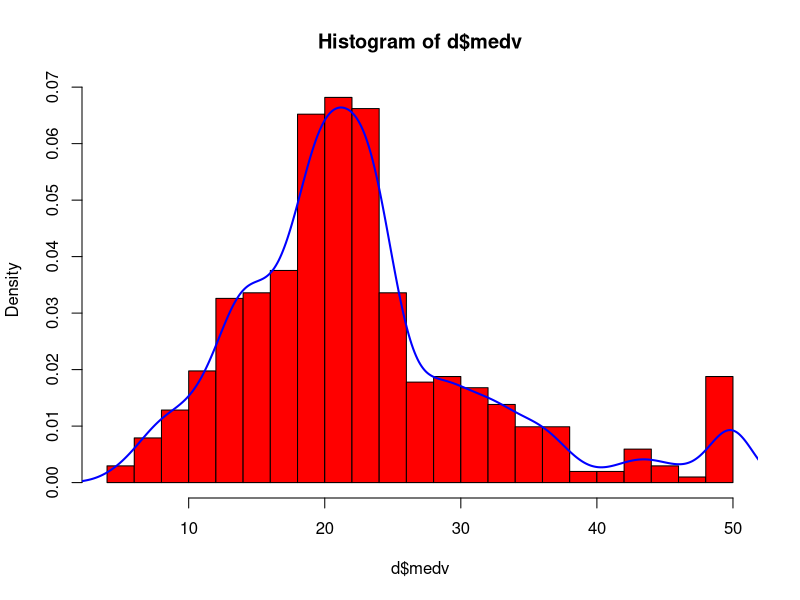
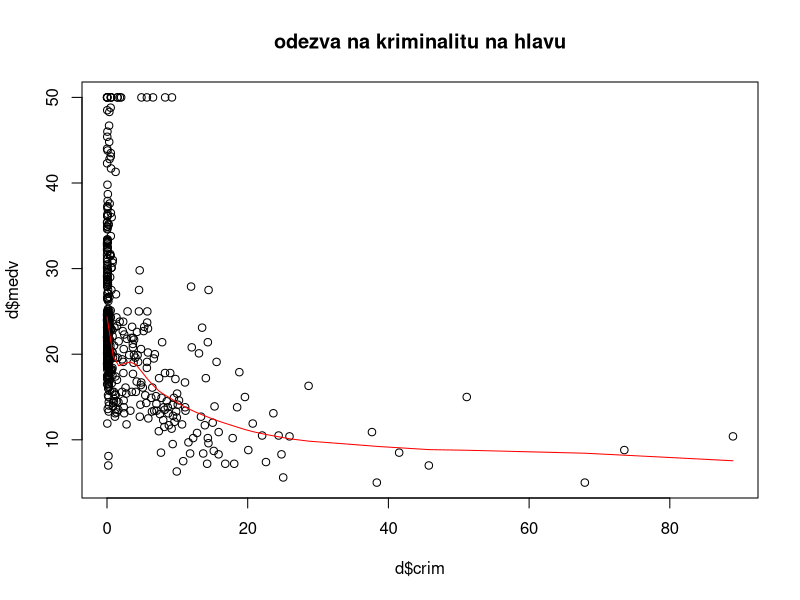
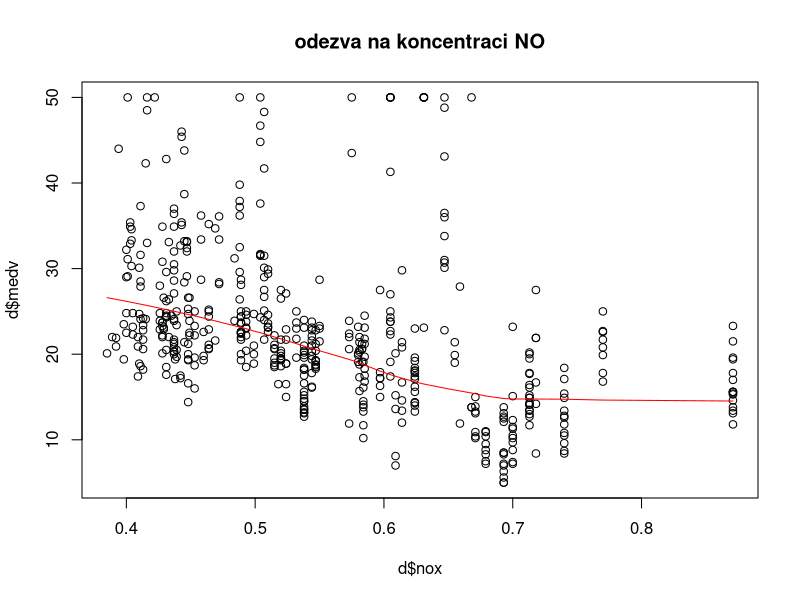
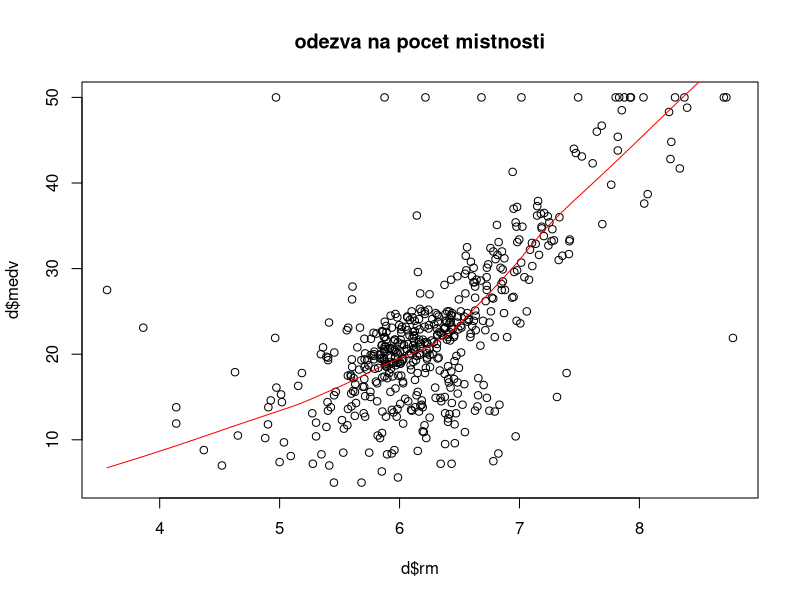
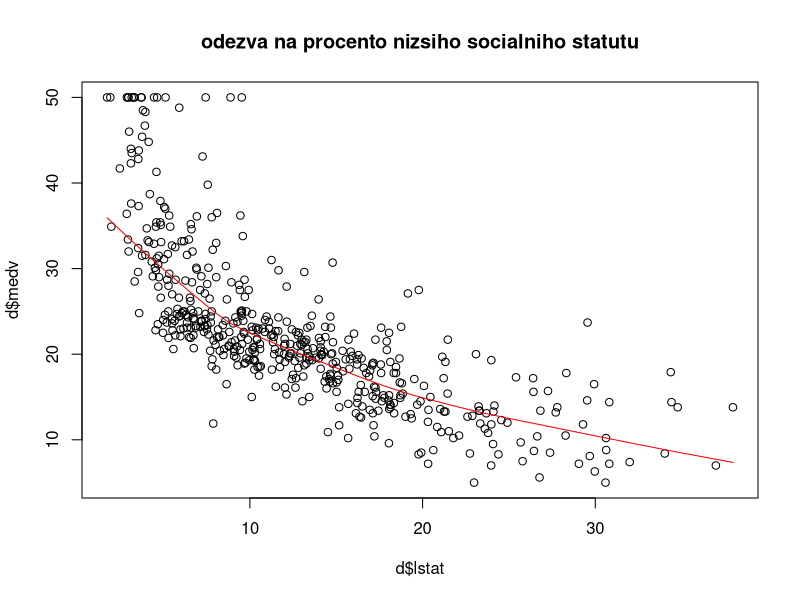
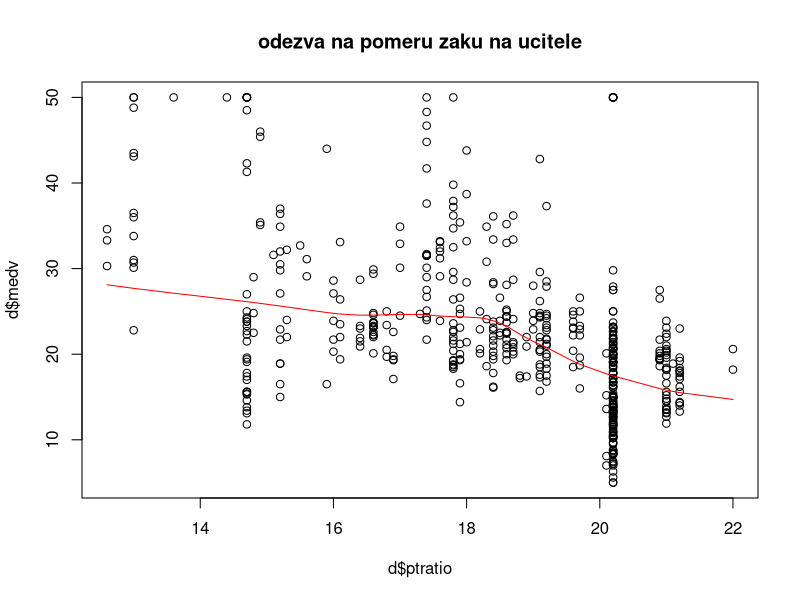
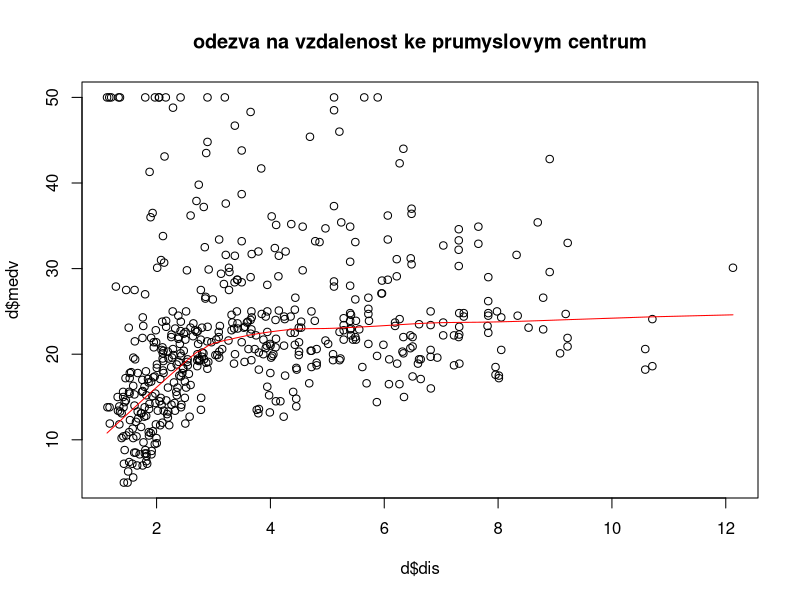
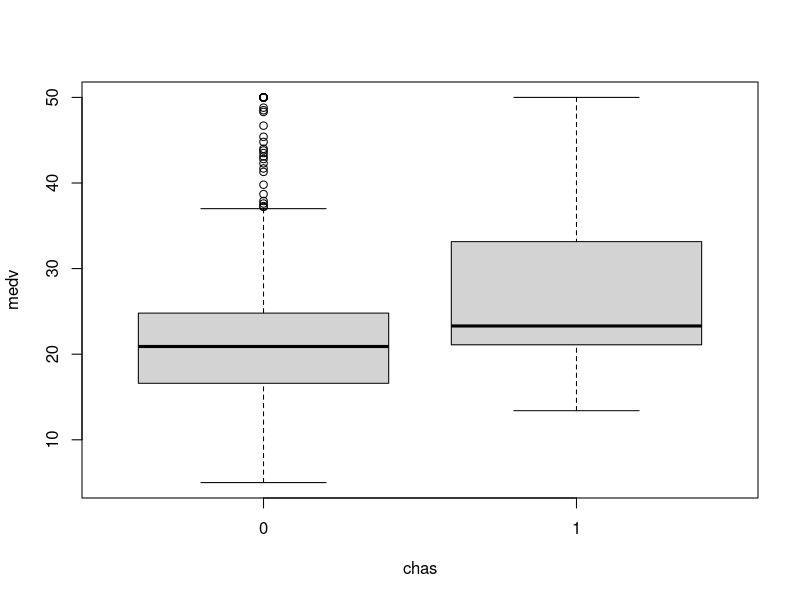

Generate these figures, in order, with R: (Note: this script raises an error after producing the figures.)
################################## 
########## Inicializace ##########
##################################
library(MASS)
library(lmtest)
library(nortest)
library(corrplot)
library(car)
library(rpart)
library(effects)

#fix(Boston)
head(Boston)
?Boston

load.libraries <- c('data.table','car','MASS','ggplot2','ISLR','graphics','effects','lattice')
install.lib <- load.libraries[!load.libraries %in% installed.packages()]
for(libs in install.lib) install.packages(libs, dependences = TRUE)
sapply(load.libraries, require, character = TRUE)

d <- data.frame(Boston)
attach(d)

################################## 
############## Q1 ################
##################################
# Dataset chybejici hodnoty neobsahuje
apply(d, 2, function(x) sum(is.na(x)))
dim(d)
summary(d)
head(d)
# Vydime, ze promenne chas a rad jsou nespojite a vhodne pro faktorizaci
d$chas = factor(d$chas)
# rad je ovsem ordinalni faktor - je zcela v poradku ho nechat spojity
# d$rad = factor(d$rad, ordered=T)
summary(d)

################################## 
############## Q2 ################
##################################
# Histogram a odhad hustoty pro odezvu medv
hist(d$medv, breaks=20, col='red', prob=T)
lines(density(d$medv), col="blue", lwd=2)

################################## 
############## Q3 ################
##################################
# Vykreslene zavislosti promennych na odezve prolozene krivkami
# Odkomentovat pro ostraneni outlieru:
# cc <- c(seq(162,167,1),seq(369,373,1),258,268)
# d = d[-cc,]

plot(d$crim, d$medv, main='odezva na kriminalitu na hlavu')
lines(lowess(d$crim, d$medv), col='red')

plot(d$nox, d$medv, main='odezva na koncentraci NO')
lines(lowess(d$nox, d$medv), col='red')

plot(d$rm, d$medv, main='odezva na pocet mistnosti')
lines(lowess(d$rm, d$medv), col='red')

plot(d$lstat, d$medv, main='odezva na procento nizsiho socialniho statutu')
lines(lowess(d$lstat, d$medv), col='red')

plot(d$ptratio, d$medv, main='odezva na pomeru zaku na ucitele')
lines(lowess(d$ptratio, d$medv), col='red')

plot(d$dis, d$medv, main='odezva na vzdalenost ke prumyslovym centrum')
lines(lowess(d$dis, d$medv), col='red')


################################## 
############## Q4 ################
##################################
# Boxplot promennych chas a rad
boxplot(medv~chas, data=d, main="", xlab="chas", ylab="medv", main='odezva na sousednost s rekou')
# Odezva na rad==24 se vyrazne lisi od rad<24
# (Vsimneme si take potencialnich outlieru medv==50)
boxplot(medv~rad, data=d, main="", xlab="rad", ylab="medv", main='odezva na pristupnost k dalnicim')
# Pocet datovych bodu pro jednotlive hodnoty - rad==24 zastoupena dostatecne
table(d$rad)
table(d$chas)
# Rozdelime pomoci funkce cut
boxplot(medv~cut(rad, breaks=c(0,23,24), labels=c("0","1")), data=d, main="", xlab="rad", ylab="medv")

################################## 
############## Q5 ################
##################################
# Nektere pozorovatelne promenne mohou byt zavisle - proto si vykreslime zavislosti mezi nimi (faktory pro tento ucel vynechame)
pairs(d[, !(colnames(d) %in% c("chas","rad"))])
# Ze stejneho duvodu nas zajimaji napriklad korelace
corrplot(cor(d[, !(colnames(d) %in% c("chas","rad"))]), method="number")

# Existuje linearni vztah mezi promennymi po log-transformaci?
plot(log(crim), medv)
plot(log(crim), log(medv))

# Hodnoty promennych tax a zn jsou velmi nerovnomerne rozdelene
table(d$tax)
table(d$zn)
hist(d$tax, nclass=1000)
hist(d$zn, nclass=1000)


################################## 
############## Q6 ################
##################################
# Jednoduchy model zavislosti ceny na kriminalite
# Neni duvod se domnivat, ze by regresni primka mela prochazet pocatkem - intercept je nenulovy
lm0 <- lm(medv ~ crim, data=d)
# Model vysvetluje pouze priblizne 15% rozptylu - je velmi nekvalitni
summary(lm0)

# Rezidua jsou heteroskedasticka, nejsou normalne rozdelena, vydime nekolik spatnych leverage pointu
par(mfrow=c(2,2)); plot(lm0); 
dev.off();

# Vykreslena regresni primka
plot(medv ~ crim, data=d)
lines(fitted(lm0) ~ crim, data = d)

# Graf standardizovanych rezidui naznacuje heteroskedasticitu (absolutni hodnota residui misty roste s hodnotou predikovane ceny)
# Mame ale nepomerne mnozstvi datovych bodu pro nizke hodnoty kriminality (nabizi se logaritmicka transformace)
plot(rstandard(lm0) ~ fitted(lm0))
abline(0, 0)
spreadLevelPlot(lm0)

# To muze byt duvod, proc statisticky test hypotezu homoskedasticity nezamita
bptest(lm0)
# ncvTest(lm0)

# Histogram residui take naznacuje, ze nejsou normalne rozdelena ("heavy tail")
hist(residuals(lm0), breaks=20)

# Tuto domnenku potvrzuje i pohled na QQ-plot a statisticke testy normality
qqnorm(residuals(lm0)); qqline(residuals(lm0), col = 2);
shapiro.test(residuals(lm0))
lillie.test(residuals(lm0))
ad.test(residuals(lm0))

################################## 
############## Q7 ################
##################################
# Logaritmicka transformace odezvy
# Vydime, ze promenna zustavaji signifikantni, std. chyba se snizila, podil vysvetlovaneho rozptylu se zvysil, F-statistika se zvysila, ...
# Zrejme se jedna o lepsi model (stale ale neprilis dobry)
lm1 <- lm(log(medv) ~ crim, data=d)
summary(lm1)

# Nemame heteroskedasticitu residui, stale nekolik spatnych leverage pointu
par(mfrow=c(2,2)); plot(lm1); 
dev.off();

# Vykreslime regresni primku
plot(log(medv) ~ crim, data=d); lines(fitted(lm1) ~ crim, data=d);

# Strucna analyza rezidui ale naznacuje, ze stale nejsou homoskedasticka
plot(rstandard(lm1) ~ fitted(lm1)); abline(0, 0);
bptest(lm1) # Homoskedasticita je nyni jednoznacne zamitnuta

# Statisticke testy normalitu zamitaji, ale QQ plot je vizualne temer linearni
hist(residuals(lm1), breaks=20)
qqnorm(residuals(lm1)); qqline(residuals(lm1), col = 2);
shapiro.test(residuals(lm1))

# Box-Cox
# Z log-verohodnostniho profilu je videt, ze lambda=0 lezi uvnitr 95% konfidencniho intervalu, tedy B-C logaritmickou transformaci pripousti jako vhodnou 
bc <- boxcox(medv ~ crim, data=d)
lambda <- bc$x[which.max(bc$y)] # navrhovana lambda=-0.1010101 (resp. 0.020202 bez outlieru)
# Std. chyba se snizila, R^2 a F-statistika naznacuji, ze tento model prestavuje mirne zlepseni vuci log. transformaci 
lmbc <- lm((medv^lambda-1)/lambda ~ crim, data=d)
summary(lmbc)
plot((medv^lambda-1)/lambda ~ crim, data=d); lines(fitted(lmbc) ~ crim, data=d);

# Predpoklad homoskedasticity residui stale neni splnen, ...
par(mfrow=c(2,2)); plot(lmbc); 
dev.off();
plot(rstandard(lmbc) ~ fitted(lmbc)); abline(0, 0)
bptest(lmbc) 

# a stale nejsou normalne rozdelena
hist(residuals(lmbc), breaks=20)
qqnorm(residuals(lmbc)); qqline(residuals(lmbc), col = 2);
shapiro.test(residuals(lmbc))

################################## 
############## Q8 ################
##################################
# Z posledniho vztahu v zadani dostavame exp(beta) = 1 + (E[Y|X=x+1] - E[Y|X=x])/(E[Y|X=x])
# Pri vzrustu crim o 1 jednotku se dle modelu lm1 medv tedy snizi o cca 2.5%
(1-exp(lm1$coefficients['crim']))*100

################################## 
############## Q9 ################
##################################
# Transformace promenne crim
# Vydime, ze lowess krivka ma 4 uzly - bez outlieru ale velmi nevyrazne - trasnformace do 3. radu by mely stacit
lm1.0 <- lm(log(medv) ~ crim,data=d); summary(lm1.0); crPlots(lm1.0);

# Zkusme log-transformovat nezavislou promennou
# Lowess krivka kopiruje regresni krivku - vztah je temer linearni
lm1.1 <- lm(log(medv) ~ log(crim),data=d); summary(lm1.1); crPlots(lm1.1);
# Vizualne se rezidua zdaji byt homoskedasticka a temer normalni
par(mfrow=c(2,2)); plot(lm1.1); 
dev.off();
# Testy vsak heteroskedasticitu i normalitu stale zamitaji
shapiro.test(residuals(lm1.1)); bptest(lm1.1);

s <- seq(0, 90)

# Polynomialni transformace 2. radu je pochopitelne velmi nevhodna
lm2.0 <- lm(log(medv) ~ I(crim^2), data=d); summary(lm2.0); crPlots(lm2.0);
plot(d$crim, log(d$medv)); lines(s, predict(lm2.0,data.frame(crim=s)), col = "red" , lwd = 2);
plot(I(d$crim^2), log(d$medv)); abline(lm2.0, col = "red" , lwd = 2);
# Residua
par(mfrow=c(2,2)); plot(lm2.0); 
dev.off();

hist(residuals(lm2.0), breaks=20, probability=T); lines(density(residuals(lm2.0)), col="blue", lwd=2);
qqnorm(residuals(lm2.0)); qqline(residuals(lm2.0), col = 2); shapiro.test(residuals(lm2.0));

# Stejne plati pro transformaci 3. radu
lm2.1 <- lm(log(medv) ~ I(crim^3)); summary(lm2.1); crPlots(lm2.1);
plot(d$crim, log(d$medv)); lines(s, predict(lm2.1,data.frame(crim=s)), col = "red" , lwd = 2);
plot(I(d$crim^3), log(d$medv)); abline(lm2.1, col = "red" , lwd = 2);
# Residua
par(mfrow=c(2,2)); plot(lm2.1); 
dev.off();

hist(residuals(lm2.1), breaks=20, probability=T); lines(density(residuals(lm2.1)), col="blue", lwd=2);
qqnorm(residuals(lm2.1)); qqline(residuals(lm2), col = 2); shapiro.test(residuals(lm2.1));

# Po castech konstantni transformace
pwc <- rpart(log(medv) ~ crim); summary(pwc);
plot(crim, log(medv)); lines(s, predict(pwc,data.frame(crim=s)), col = "red" , lwd = 2);
# Residua
hist(residuals(pwc), breaks=20, probability=T); lines(density(residuals(pwc)), col="blue", lwd=2);
qqnorm(residuals(pwc)); qqline(residuals(pwc), col = 2);
shapiro.test(residuals(pwc)); bptest(pwc);

# Po castech linearni transformace
# Tento model ma oproti log. transformaci mirne nizsi std. chybu, vyssi R^2 i f-stat.
z = 10
lm2.2 <- lm(log(medv) ~ crim + I((crim-z)*(crim>z)), data=d); summary(lm2.2); crPlots(lm2.2);
b.0 <- coef(lm2)[1]
b.1 <- coef(lm2)[2]
b.2 <- coef(lm2)[3]
x.0 <- seq(0,z,1)
x.1 <- seq(z,100,1)
y.0 <- b.0 + b.1 * x.0
y.1 <- (b.0 + b.1 * z + (b.1 + b.2)* x.1)
plot(d$crim,log(d$medv))
lines(x.0,y.0, col="red"); lines(x.1,y.1, col="blue");
# Rezidua se zdaji byt pomerne homoskedasticka a normalni, stale se ale vyskytuje par leverage pointu
par(mfrow=c(2,2)); plot(lm2.2); 
dev.off();

hist(residuals(lm2.2), breaks=20, probability=T); lines(density(residuals(lm2.2)), col="blue", lwd=2);
qqnorm(residuals(lm2.2)); qqline(residuals(lm2.2), col = 2);
# Homoskedasticita NENI zamitnuta!
shapiro.test(residuals(lm2.2)); bptest(lm2.2);

# Spline
# Lowess krivka ma 4 uzly
lms <- smooth.spline(d$crim, log(d$medv),nknots = 4); plot(log(d$medv) ~ d$crim); lines(lms, lwd = 2, col="red");

# Rezidua se vizualne zdaji byt homoskedasticka a normalni
hist(residuals(lms), breaks=20, probability=T); lines(density(residuals(lms)), col="blue", lwd=2);
qqnorm(residuals(lms)); qqline(residuals(lms), col = 2);
plot(residuals(lms) ~ fitted(lms)); abline(0, 0);
shapiro.test(residuals(lms));

# Zkusme experimentovat s ruznymi mocninami
lm2.3 <- lm(log(medv) ~ I(crim^(-0.001)),data=d); summary(lm2.3); crPlots(lm2.3);
par(mfrow=c(2,2)); plot(lm2.3);
dev.off();
shapiro.test(residuals(lm2.3)); bptest(lm2.3);

lm2.3 <- lm(log(medv) ~ I(crim^(0.01)),data=d); summary(lm2.3); crPlots(lm2.3);
par(mfrow=c(2,2)); plot(lm2.3);
dev.off();
shapiro.test(residuals(lm2.3)); bptest(lm2.3);

# Okolo exponentu 0.3 bptest nezamita homoskedasticitu, model vysvetluje temer polovinu rozptylu a ma relativne
# nizkou chybu
lm2.3 <- lm(log(medv) ~ I(crim^(0.3)),data=d); summary(lm2.3); crPlots(lm2.3);
par(mfrow=c(2,2)); plot(lm2.3);
dev.off();
shapiro.test(residuals(lm2.3)); bptest(lm2.3);

################################## 
############## Q10 ###############
##################################
# Vybereme model
lmc1 <- lm2.3
# Testy residui provedeny v ramci otazky Q9 
plot(log(medv) ~ I(crim^0.3),data=d); abline(lmc1, col="red", lwd=2);
# Vykreslime graf efektu
plot(allEffects(lmc1))
# Testy na rezidua - normalita je zamitnuta, ale homoskedasticita nikoliv
shapiro.test(residuals(lmc1))
lillie.test(residuals(lmc1))
ad.test(residuals(lmc1))
bptest(lmc1)
ncvTest(lmc1)
# Vizualizace rezidui - QQ-plot naznacuje, ze normalitu nam kazi nekolik extremnich hodnot
par(mfrow=c(2,2)); plot(lm2.3);
dev.off();
plot(residuals(lmc1)); abline(0, 0);
plot(rstudent(lmc1)); abline(0, 0);
plot(residuals(lmc1) ~ fitted(lmc1)); abline(0, 0);
hist(residuals(lmc1), breaks=20, probability=T); lines(density(residuals(lmc1)), col="blue", lwd=2);
qqnorm(residuals(lmc1)); qqline(residuals(lmc1), col = 2);

################################## 
############## Q11 ###############
##################################
# Opetovna inicializace
d <- data.frame(Boston)
attach(d)
# d$rad = factor(d$rad, ordered=T)
d$chas = factor(d$chas)
# Vidime, ze hodnota 50 se vyskytuje 16x - muze se jednat o chybu pri kolekci dat (defaultni hodnota), zaokrouhleni (max. dovolena hodnota), ...
table(d$medv)
hist(d$medv, nclass=300)
# Vypiseme si prislusne radky
d[d$medv==50,]
# Obzvlaste podezrele jsou radky s vyssi kriminalitou. Zaroven vidime, ze to jsou ty same radky, ktere maji
# vyssi hodnotu indus, nox, age a misty lstat, o kterych vime, ze jsou negativne korelovane s medv,
# a misty nizsi hodnotu rm, ktera je postivne korelovana s medv
cc <- c(seq(162,164,1), 167, seq(369,373,1),258,268)
# Vykreslime podezrele body na grafech zavislosti na odezve
plot(medv ~ indus); points(indus[cc], medv[cc], col = "red");
plot(medv ~ nox); points(nox[cc], medv[cc], col = "red");
plot(medv ~ age); points(age[cc], medv[cc], col = "red");
plot(medv ~ lstat); points(lstat[cc], medv[cc], col = "red")
plot(medv ~ rm); points(rm[cc], medv[cc], col = "red");
plot(medv ~ crim); points(crim[cc], medv[cc], col = "red");
# Nelze ucinit jednoznacny zaver. Zrejme jde o outliery vzhledem k rm, nox, indus, age a crim, ale napriklad
# lstat hodnoty jsou pomerne realne. Je mozne, ze jsou tyto pozemky drazsi z dat nevysvetlitelneho duvodu,
# napr. pekneho vyhledu. Pokud je to pravda, pak bychom tuto informaci meli do dat dodat.
# My tyto body odstranime.
d = d[-cc,]

################################## 
############## Q12 ###############
##################################
# V teto otazce nebereme v uvahu korelaci mezi promennymi, tou se zabyva otazka Q13
# Model s transformovanou odezvou je o neco lepsi z hlediska R^2, F stat., a ma podstatne mensi std. chybu
# Opet, odstranovat intercept nema smysl
lm3 <- lm(medv~(.), data=d); summary(lm3);
lm3l <- lm(log(medv)~(.), data=d); summary(lm3l);

# Nejdrive zkusime zkonstruovat model automaticky pomoci stepwise AIC
# Stejne jako vyse lze rict i o techto modelech
lm3s <- step(lm3); summary(lm3s)
lm3sl <- step(lm3l); summary(lm3sl)

# Zkusme model vybrat rucne - dale pouze s transformovanou odezvou
# zn, indus, age nejsou vyznamne, chas je na hranici vyznamnosti
lm3.10l <- lm(log(medv)~(.)-zn-indus-age, data=d); summary(lm3.10l);
anova(lm3.10l)
# Odstranenim promenne chas nesnizime pomer vysvetlovaneho rozptylu ani jeho velikost, navic zvysime F-stat.
lm3.11l <- lm(log(medv)~(.)-zn-indus-chas-age, data=d); summary(lm3.11l);
anova(lm3.11l)
# Za povsimnuti stoji napriklad, ze uroven znecisteni ma na odezvu vetsi vliv, nez napr. vzdalenost
# k pracovnim mistum - lide radeji budou dojizdet delsi vzdalenost, nez zit ve znecistene oblasti
# Zkusme binarizovat rad - model se jen nepatrne zlepsi
lm3.120l <- lm(log(medv) ~(.)-zn-indus-chas-age-rad+cut(rad, breaks=c(0,23,24), labels=c("0","1")), data=d); summary(lm3.120l)
# Nyni pouziti log(crim) model zhorsi
lm3.121l <- lm(log(medv) ~(.)-zn-indus-chas-age-crim+log(crim), data=d); summary(lm3.121l)
crPlots(lm3.121l)
# Zkusme odsranit promennou black - je nejmene vyznamna a vysvetluje pomerne malou cast rozptylu
# Jak by se dalo cekat, nepatrne se snizilo R^2 a zvysila std. chyba, ale efekt je temer zanedbatelny a mame 
# jednodussi (a vice politicky korektni) model
lm3.13l <- lm(log(medv)~(.)-zn-indus-chas-age-black, data=d)
summary(lm3.13l)
crPlots(lm3.13l);
# dis, rad a tax jsou dalsimi kandidaty na vyrazeni - navic dis a rad jsou silne korelovane - vyradime v Q13
anova(lm3.13l)

# Binarizace rad i odstraneni promenne black znatelne zvysi AIC
# Model bez promenne black ma vsak vyrazne vyssi hodnotu F-statistiky
# F statistika nam vsak jen urcuje 
# AIC bere v uvahu komplexitu modelu - zjednoduseni nevyvazilo ztratu informace z promenne black.
c(summary(lm3)$adj.r.squared, summary(lm3s)$adj.r.squared, summary(lm3sl)$adj.r.squared, summary(lm3.11l)$adj.r.squared, summary(lm3.120l)$adj.r.squared, summary(lm3.13l)$adj.r.squared)
c(summary(lm3)$fstatistic[1], summary(lm3s)$fstatistic[1], summary(lm3sl)$fstatistic[1], summary(lm3.11l)$fstatistic[1], summary(lm3.120l)$fstatistic[1], summary(lm3.13l)$fstatistic[1])
c(summary(lm3)$sigma, summary(lm3s)$sigma, summary(lm3sl)$sigma, summary(lm3.11l)$sigma, summary(lm3.120l)$sigma, summary(lm3.13l)$sigma)
AIC(lm3, lm3s, lm3sl, lm3.11l, lm3.120l, lm3.13l)
BIC(lm3, lm3s, lm3sl, lm3.11l, lm3.120l, lm3.13l)

# Na zaklade uvazovanych kriterii vybirame model lm3.11l.
lmc <- lm3.11l

# Validace
# Rezidua bohuzel stale nejsou heteroskedasticka - vydime nekolik outlieru
# To samozrejme neznamena, ze je model nepouzitelny, jen nemame zaruceno, ze je BLU
par(mfrow=c(2,2))
plot(lmc)
dev.off()

# Bohuzel stale nemame homoskedasticka residua
plot(residuals(lmc) ~ fitted(lmc)); abline(0, 0)
bptest(lmc)

# I normalitu testy bohuzel jednoznacne zamitaji
hist(residuals(lmc), breaks=20, probability=T); lines(density(residuals(lmc)), col="blue", lwd=2);
qqnorm(residuals(lmc))
qqline(residuals(lmc), col = 2)

shapiro.test(residuals(lmc))
lillie.test(residuals(lmc))
ad.test(residuals(lmc))


################################## 
############## Q13 ###############
##################################
# Jak lze ocekvat, rm je pomerne nekorelovana s ostatnimi promennymi (s vyjimkou lstat), ktere jsou primeji
# determinovane s konkretnim geografickym umistenim. Dale nox je pochopitelne korelovana se vzdalenosti
# k prumyslovym centrum, jako napriklad tovarnam emitujici NO. Velmi silna je korelace mezi rad a tax.
# Dalsi promenne mezi kterymi je korelace > 0.7: indus ~ nox, indus ~ -dis, nox ~ age, age ~ -dis, 
# ale age a indus jsme jiz z naseho modelu odstranili
cor(d)
corrplot(cor(d), method="number")
# Podivejme se na inflacni faktory dvou nejslibnejsich modelu
# V obou pripadech maji hodnotu > 4 silne korelovane promenne tax a rad
# Ma smysl je zkombinovat do jedne, nebo jednu odstranit
vif(lm3.10l)
vif(lmc)

# Zkusime odstranit promennou rad, tax, nebo obe, a nalezt nejlepsi model bez multikolinearity
lm3.21 <- lm(log(medv)~(.)-zn-indus-chas-age-rad, data=d); summary(lm3.21);
lm3.22 <- lm(log(medv)~(.)-zn-indus-chas-age-tax, data=d); summary(lm3.22);
lm3.23 <- lm(log(medv)~(.)-zn-indus-chas-age-rad-tax, data=d); summary(lm3.23);
c(summary(lm3.21)$adj.r.squared, summary(lm3.22)$adj.r.squared, summary(lm3.23)$adj.r.squared)
c(summary(lm3.21)$fstatistic[1], summary(lm3.22)$fstatistic[1], summary(lm3.23)$fstatistic[1])
c(summary(lm3.21)$sigma, summary(lm3.22)$sigma, summary(lm3.23)$sigma)
anova(lm3.21)
anova(lm3.22)
anova(lm3.23)
AIC(lm3.21, lm3.22, lm3.23)
# Modely maji srovnatelne R^2. Posledni ma nejvyssi F-stat., ale druhy ma nejnizsi AIC.
lmc2 <- lm3.22

################################## 
############## Q14 ###############
##################################
# Vliv kriminality na median ceny se priblizne 2.5x snizil vuci modelu lm1
lm1$coefficients[2] / lmc2$coefficients['crim']
# Opet pouzijeme vzorec ze zadani a exp(beta_k) = 1 + (E[Y|X_k=x+1] - E[Y|X_k=x])/(E[Y|X_k=x])
# Pri vzrustu crim o 1 jednotku se medv snizi o cca 0.99%
(1-exp(lmc2$coefficients['crim']))*100

################################## 
############## Q15 ###############
##################################
# Prezentace vysl. modelu
summary(lmc2)
avPlots(lmc2)
# CR plot promenne rm naznacuje nelinearni vztah
crPlots(lmc2)
########
# Transformace rm rezidua prilis nevylepsi
lmcp <- lm(log(medv)~(.)-zn-indus-chas-age-rad-tax-rm+I(rm^2), data=d); summary(lmcp); crPlots(lmcp);
# Transformace crim zlepsi rezidua, ale zhorsi model
lmcp <- lm(log(medv)~(.)-zn-indus-chas-age-rad-tax-crim+log(crim), data=d); summary(lmcp); crPlots(lmcp);
########

# Vydime, ze jen mala cast rozptylu je vysvetlovana promennou dis
anova(lmc2)
########
# Po jejim odstraneni ale ziskame nevyznamne promenne a po jejich odstraneni ziskame pomerne dobry jednoduchy model
lmcp <- lm(log(medv)~(.)-zn-indus-chas-age-rad-tax-dis-black-rm-nox, data=d)
summary(lmcp)
hist(residuals(lmcp), breaks=20, prob=T); lines(density(residuals(lmcp)), col="blue", lwd=2);
qqnorm(residuals(lmcp)); qqline(residuals(lmcp), col = 2);
crPlots(lmcp)
anova(lmcp)
AIC(lmcp)
########

# Mezi rezidui vydime nekolik potencialnich outlieru
par(mfrow=c(2,2))
plot(lmc2)
dev.off()

# Zadny z nich ale neni spatnym leverage pointem - jen zhorsuji homoskedasticitu, prilis neovlivnuji 
# regresni primku
ck <- cooks.distance(lmc2)
plot(ck)
sort(abs(residuals(lmc2)), decreasing=TRUE)[1:20]
points(c(413,402,401,490,400), ck[c(413,402,401,490,400)] , col = "red")

c(summary(lmc2)$adj.r.squared, summary(lmc2)$sigma, summary(lmc2)$fstatistic[1])

# Rezidua stale nejsou homoskedasticka ani normalni
hist(residuals(lmc2), breaks=20, prob=T); lines(density(residuals(lmc2)), col="blue", lwd=2);
qqnorm(residuals(lmc2)); qqline(residuals(lmc2), col = 2);
bptest(lmc2)

shapiro.test(residuals(lmc2))
lillie.test(residuals(lmc2))
ad.test(residuals(lmc2))

########
# Zahozenim promennych rm a black ziskame trochu homoskedastictejsi rezidua, ale mimo jine podstatne zhorsime std. chybu
lmcp <- lm(log(medv)~(.)-zn-indus-chas-age-rad-tax-rm-black, data=d); summary(lmcp); crPlots(lmcp);

par(mfrow=c(2,2)); plot(lmcp); 
dev.off();

hist(residuals(lmcp), breaks=20, prob=T); lines(density(residuals(lmcp)), col="blue", lwd=2);
qqnorm(residuals(lmcp)); qqline(residuals(lmcp), col = 2);
########

# Zkusme jeste provest Box-Coxovu transformaci
# 0 je v 95% konfidencnim intervalu, tedy log. transformace je pripustna
bc <- boxcox(medv~(.)-zn-indus-chas-age-tax, data=d)
lambda <- bc$x[which.max(bc$y)] # navrhovana lambda=0.2626
# Rezidua zrejme stale nejsou homoskedasticka ani normalni
lmbc <- lm((medv^lambda-1)/lambda ~ (.)-zn-indus-chas-age-tax, data=d)
summary(lmbc)
par(mfrow=c(2,2)); plot(lmbc); 
dev.off();


################################## 
############## Q16 ###############
##################################
# Diskuse
# Pro overeni jestli odstranena data jsou skutecne nevalidni by bylo vhodné zjistit, jestli maji podezrele body nejakou
# nemerenou vlastnost, ktera je cini drazsimi (vyhled, historicka / umelecka hodnota).
# Dale by bylo vhodne zjisti způsob sběru dat - byl vyplnovan formular s defaultni / maximalni hodnotou medv $50k,
# a muze jit o chybu pri zaznamu?
# Mohli bychom tyto hodnoty zanechat, a pridat promennou indikujici prislusnost mezi tyto podezrele hodnoty.
# Promenna rad je zrejme diskretni, ale jde o ordinalni faktor a je tedy mozne ho do modelu zadat jako spojitou
# promennou.
# Mohli bychom se pokusit zkombinovat silne korelovane promenne jako napr. dist a rad do jedne promenne.
# Pro vyber vhodnych transformaci by bylo treba rozsahle experimentace. Zkusil bych napriklad binarizovat
# promennou zn (zn==0, zn>0), indus (indus<8, indus>=8), tax (tax<500, tax>=500) (bimodalni distribuce), 
# log-transformovat lstat, pouzit kvadratickou transformaci na black.
# Pro presnejsi evaluaci modelu bychom mohli data rozdelit na tranovaci / testovaci mnozinu.

################################## 
############## Q17 ###############
##################################
# Otazka na vztah
# Ne nutne. Prestoze v nasich datech pozorujeme vztah mezi kriminalitou a medianem ceny nemovitosti,
# je mozne, ze tento vztah neni kauzalni - napr. nam neznamy faktor muze zpusobovat jak snizeni ceny,
# tak zvyseni kriminality.
# Ackoli tato moznost existuje, prislusne scenare jsou velmi umele. Je tedy duvod se domnivat, ze snizeni
# kriminality bude znamenat zvyseni poptavky a tedy i ceny. Pro overeni teto hypotezy je vsak treba dobre
# navrzene kontrolovane studie. 
# Dalsi spekulace a postrehy: 
# * Na zaklade naseho modelu lze ocekavat, ze kriminalita se na ceny nemovitosti projevi nerovnomerne - levnejsi
# pozemky po zvyseni kriminality zlevni mene nez drazsi.
# * V izolovanych pripadech muze zvyseni kriminality zpusobit zvyseni ceny pozemku, napr. kvuli nutnosti instalace
# bezpecnostnich zarizeni (mozne vysvetleni outlieru?)
# * Cilene potlaceni kriminality muze mit nezamyslene vedlejsi efekty zamezujici zvyseni ceny pozemku. Zvyseni dani
# muze snizit poptavku (a tedy cenu), nebo finance utracene za potlacovani mohou schazet v rozpoctu lokalnich
# zarizeni na udrzbu parku, detskych hrist, verejne dopravy, apod. (a tedy snizovat cenu).
# * Je treba mit na pameti, ze efekt na cenu by zdaleka nebyl okamzity - cena muze zustat stejna roky, dokud se
# nezmeni reputace oblasti. Finance nutne na potlaceni kriminality by bylo treba vyplacet po celou tuto dobu,
# ale naklady pravdepodobne budou klesat.
